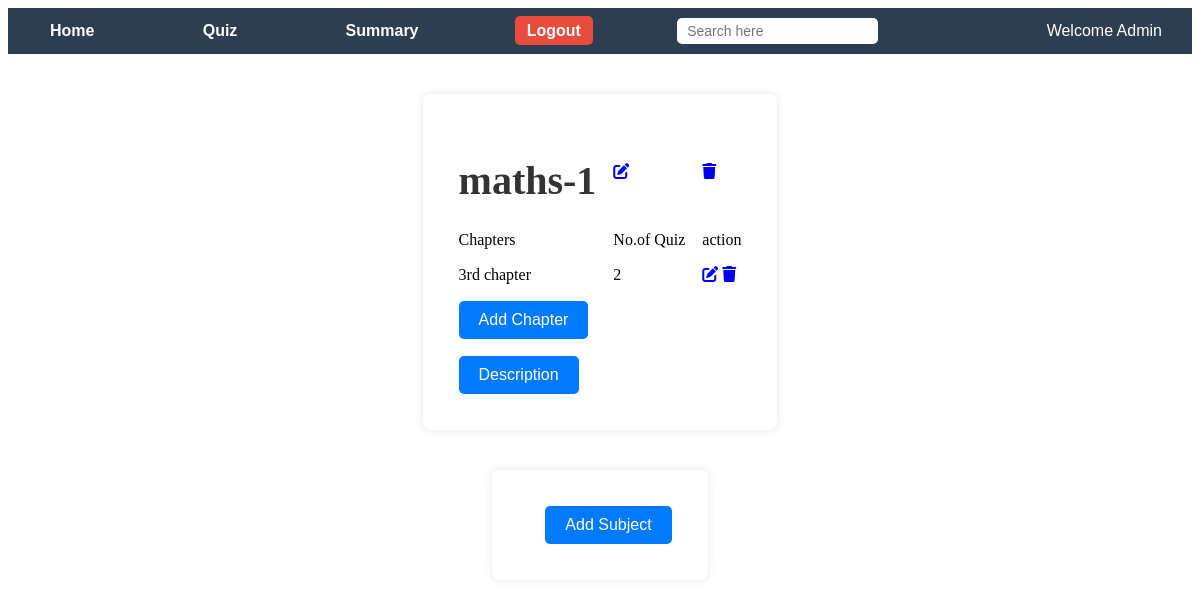
/admindb (signed in), run on an earlier commit of the app's database.
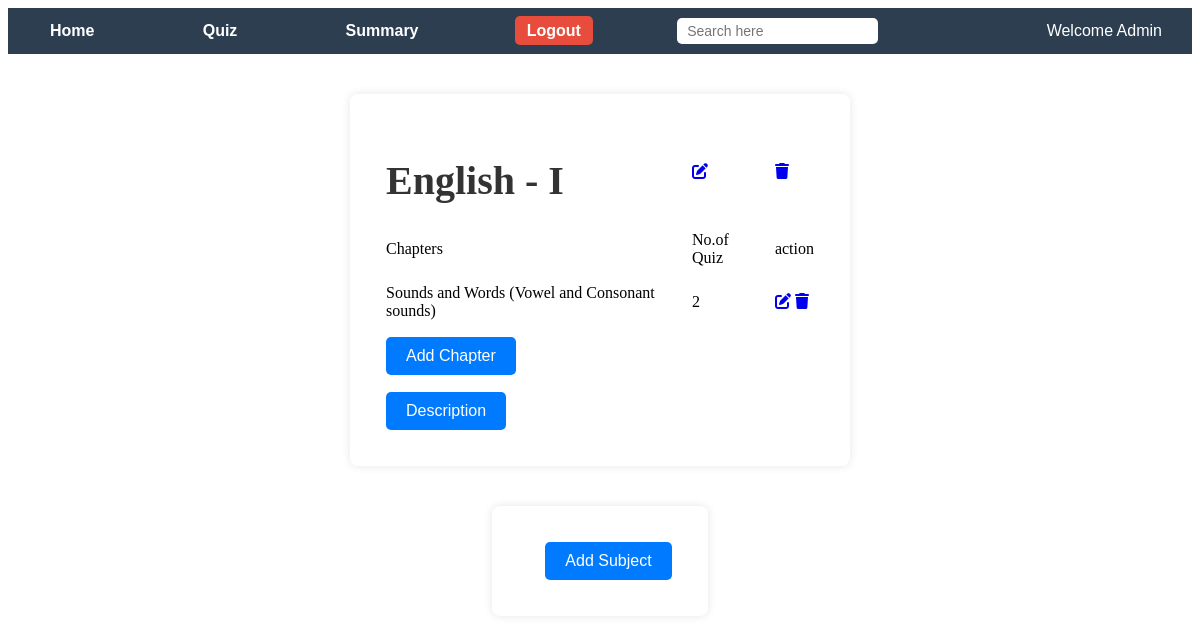
And on a later commit of the database.
### models.py (models this page shows)
class Subject(data.Model):
    __tablename__='sub'
    sub_id=data.Column(data.Integer,primary_key=True)
    sub_name=data.Column(data.String(50),nullable=False,unique=True)
    sub_Description=data.Column(data.Text,nullable=True)
    sub_quiz_descrip=data.Column(data.Text,nullable=True)
    sub_chap=data.relationship('Chapter',backref='Subject',lazy=True)

class Chapter(data.Model):
    __tablename__='chap'
    chap_id=data.Column(data.Integer,primary_key=True)
    chap_title=data.Column(data.String(200),nullable=False,unique=True)
    chap_description=data.Column(data.Text,nullable=False)
    chap_quiz=data.relationship('Quiz',backref='Chapter',lazy=True)
    sub_id=data.Column(data.Integer,data.ForeignKey('sub.sub_id'),nullable=False)

### app.py (the view)
@application.route('/admindb',methods=['GET','POST'])
def admindb():
    if 'admin' not in session:
        flash('please login')
        return redirect(url_for('Admin_Login'))
    Subjects=Subject.query.all()
    Chapters=Chapter.query.all()
    Quizzes=Quiz.query.all()
    return render_template('Admin_Dashboard.html',Subjects=Subjects,Chapters=Chapters,quiz=Quizzes,user="Admin")

### templates/Admin_Dashboard.html (shortened to what this page needs)
{% extends 'index.html' %}
{% block navbar %}
{% include 'admin-navbar.html' %}
{% endblock %}
{% block content %}
<center>
    <div id="adminsub">
        {% for subject in Subjects %}
        <table>
            <tr>
                <td>
                    <h1>{{ subject.sub_name }}</h1>
                </td>
                <td><a href="{{ url_for('edit_subject',sub_id=subject.sub_id) }}"><i class="fa fa-edit"></a></td>
                <td><a href="{{ url_for('delete_subject',sub_id=subject.sub_id) }}"><i class="fa fa-trash"></i></a></td>
            </tr>
            <tr>
                <td>Chapters</td>
                <td>No.of Quiz</td>
                <td>action</td>
            </tr>
            {% for chapter in Chapters %}
            {% if chapter.sub_id==subject.sub_id %}
            <tr>
                <td>{{ chapter.chap_title }}</td>
                <td>{{ quiz | selectattr("chap_id", "equalto", chapter.chap_id) | list | length }}</td>
                <td><a href="{{ url_for('edit_chapter',chap_id=chapter.chap_id,sub_id=subject.sub_id) }}"><i
                            class="fa fa-edit"></i></a>
                    <a href="{{ url_for('delete_chapter',chap_id=chapter.chap_id,sub_id=subject.sub_id) }}"><i
                            class="fa fa-trash"></i></a>
                </td>
            </tr>
            {% endif %}
            {% endfor %}
            <tr>
                <td >
                    <a href="{{ url_for('create_chapter',sub_id=subject.sub_id) }}">
                        <input type="button" value="Add Chapter">
                    </a>
                </td>
            </tr>
            <tr>
                <td ><button onclick="Description('description-{{subject.sub_id}}')">Description</button></td>
            </tr>
        </table>
        {% endfor %}
    </div>
    <div>
        <table>
            <tr>
                <td></td>
                <td><a href="{{ url_for('create_subject') }}"><input type="button" value="Add Subject"></a></td>
            </tr>
        </table>
    </div>
</center>
{% endblock %}

What changed in the data, as far as the page shows it:
removed Chapter: chap_title "3rd chapter", chap_id "2"
changed Subject: sub_name "maths-1" → "English - I"
added Chapter: chap_title "Sounds and Words (Vowel and Consonant sounds)", chap_id "2"
